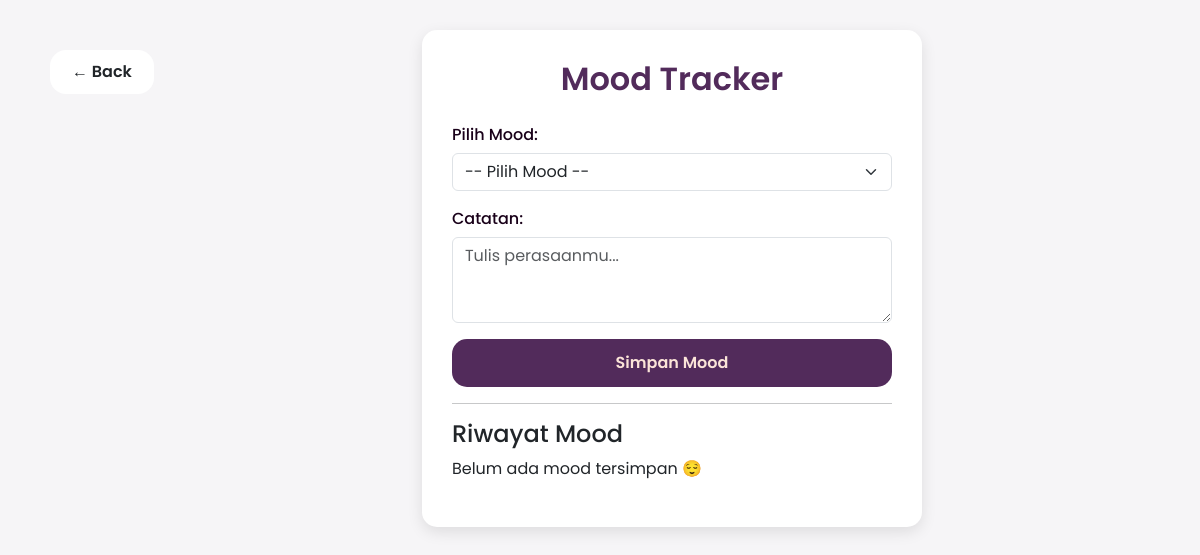
Before: /moodtracker.php (signed in) with the older database file.
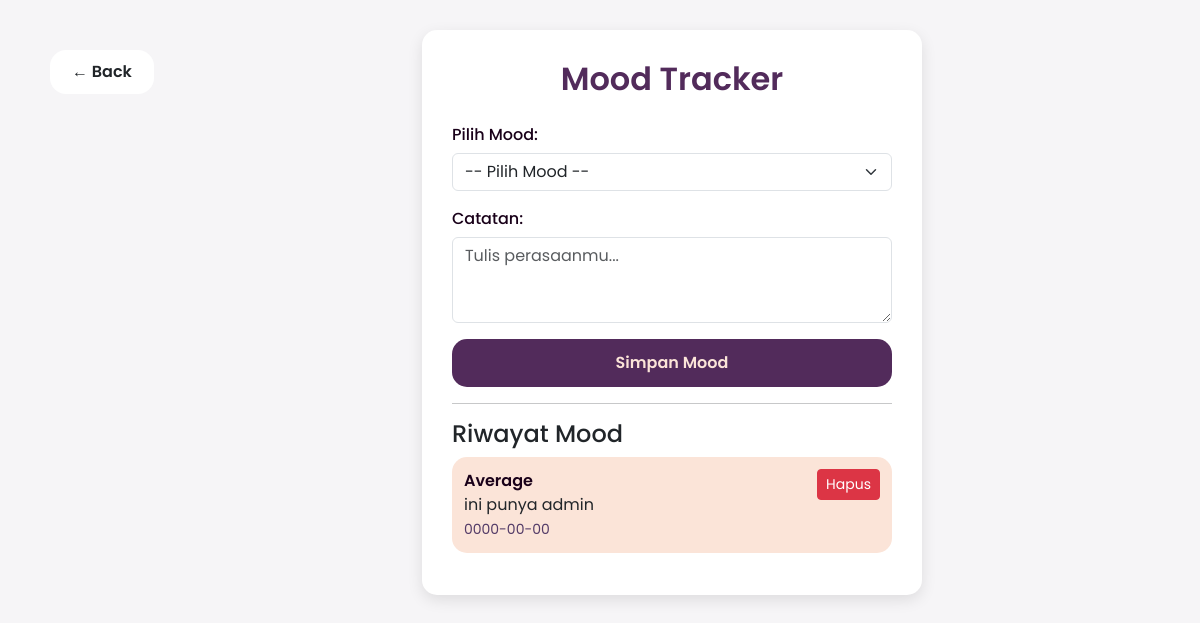
After: the same page with the newer database file.
### tables this page shows
CREATE TABLE `mood` (
  `id_mood` int(11) NOT NULL,
  `mood` varchar(50) NOT NULL,
  `note` varchar(255) NOT NULL,
  `id_user` int(11) NOT NULL,
  `created_at` date NOT NULL DEFAULT current_timestamp()
);

### moodtracker.php (the view, shortened to what this page needs)
<?php
include "config/koneksi.php";
$user_id = $_SESSION['id_user'];
$result = $connect->query("SELECT * FROM mood WHERE id_user = $user_id ORDER BY created_at DESC");
?>
<!DOCTYPE html>
<html lang="id">
<head>
    <link rel="stylesheet" href="https://cdn.jsdelivr.net/npm/bootstrap@5.3.8/dist/css/bootstrap.min.css">
    <link rel="stylesheet" href="css/inistylemood.css">
</head>
<body>
<div class="back">
    <a href="dashboard.php" class="btn btn-light btn-outline-dark">← Back</a>
</div>
<br><br>
<div class="container">
    <h2>Mood Tracker</h2>
    <form method="POST">
        <label>Pilih Mood:</label>
        <select name="mood" class="form-select mb-3" required>
            <option value="">-- Pilih Mood --</option>
        </select>
        <label>Catatan:</label>
        <textarea name="note" class="form-control mb-3" rows="3" placeholder="Tulis perasaanmu..." required></textarea>
        <button type="submit" class="btn btn-primary w-100">Simpan Mood</button>
    </form>
    <hr>
    <h4>Riwayat Mood</h4>
    <?php if ($result->num_rows > 0): ?>
        <?php while ($row = $result->fetch_assoc()): ?>
            <div class="history-item d-flex justify-content-between align-items-start">
                <div>
                    <span class="mood-tag"><?= htmlspecialchars($row['mood']) ?></span><br>
                    <?= nl2br(htmlspecialchars($row['note'])) ?><br>
                    <small><?= $row['created_at'] ?></small>
                </div>
                <div>
                    <a href="moodtracker.php?delete_id=<?= $row['id_mood'] ?>" class="btn btn-sm btn-danger"
                       onclick="return confirm('Yakin mau hapus mood ini?')">Hapus</a>
                </div>
            </div>
        <?php endwhile; ?>
    <?php else: ?>
        <p>Belum ada mood tersimpan 😌</p>
    <?php endif; ?>
</div>
</body>
</html>

### css/inistylemood.css (style rules this page uses)
:root { --ungu-tua: #190019; --ungu-gelap: #2B124C; --ungu: #522B5B; --ungu-muda: #854F6C; --cream: #DFB6B2; --cream-muda: #FBE4D8; --radius: 15px; --shadow: 0 5px 15px rgba(0, 0, 0, 0.1); }
body { background: #f6f5f7; font-family: 'Poppins'; margin: 0; padding: 30px; display: flex; justify-content: center; }
.back { padding: 20px; }
.back .btn { background: white; color: var(--deep-purple); border: 2px solid var(--mauve); padding: 10px 22px; border-radius: 16px; font-weight: 600; transition: .3s ease; }
.container { max-width: 500px; width: 100%; background: #fff; padding: 30px; border-radius: var(--radius); box-shadow: var(--shadow); }
h2 { text-align: center; margin-bottom: 25px; color: var(--ungu); font-weight: 600; }
form label { display: block; margin-bottom: 6px; font-weight: 500; color: var(--ungu-tua); }
form select, form textarea { width: 100%; padding: 12px 15px; margin-bottom: 20px; border: 2px solid var(--ungu-muda); border-radius: var(--radius); font-size: 14px; transition: 0.3s; }
button.btn-primary { width: 100%; padding: 12px; background: var(--ungu); color: var(--cream-muda); font-weight: 600; border: none; border-radius: var(--radius); cursor: pointer; font-size: 16px; transition: 0.3s; }
.history-item { background: var(--cream-muda); padding: 12px; border-radius: var(--radius); margin-bottom: 12px; }
.mood-tag { font-weight: 600; color: var(--ungu-tua); text-transform: capitalize; }
small { color: var(--ungu-gelap); opacity: 0.8; }

Changed rows visible on the page:
added mood: mood "Average", note "ini punya admin", created_at "0000-00-00"
Other visible differences:
text no longer shown: "Belum ada mood tersimpan 😌"
